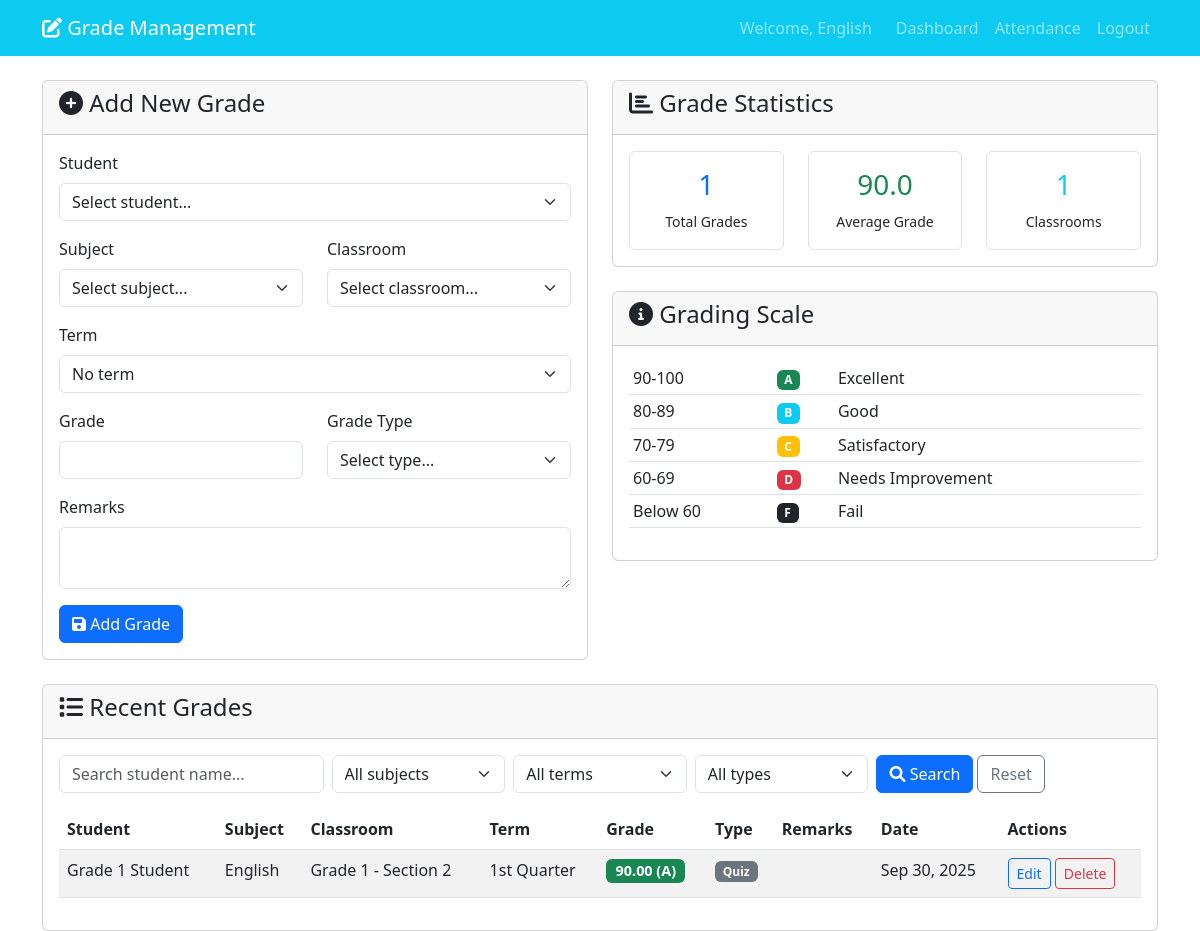
The app's page /grades.php (signed in) with its own data.
### tables this page shows
CREATE TABLE `grades` (
  `id` int(11) NOT NULL,
  `student_id` int(11) DEFAULT NULL,
  `subject_id` int(11) DEFAULT NULL,
  `classroom_id` int(11) DEFAULT NULL,
  `teacher_id` int(11) DEFAULT NULL,
  `grade` decimal(5,2) NOT NULL,
  `grade_type` enum('quiz','assignment','exam','project') NOT NULL,
  `remarks` text DEFAULT NULL,
  `graded_at` timestamp NOT NULL DEFAULT current_timestamp()
);

CREATE TABLE `users` (
  `id` int(11) NOT NULL,
  `username` varchar(50) NOT NULL,
  `password` varchar(255) NOT NULL,
  `email` varchar(100) DEFAULT NULL,
  `role` enum('admin','teacher','student') NOT NULL,
  `first_name` varchar(50) DEFAULT NULL,
  `last_name` varchar(50) DEFAULT NULL,
  `created_at` timestamp NOT NULL DEFAULT current_timestamp()
);

CREATE TABLE `subjects` (
  `id` int(11) NOT NULL,
  `name` varchar(100) NOT NULL,
  `code` varchar(20) NOT NULL,
  `description` text DEFAULT NULL
);

CREATE TABLE `classrooms` (
  `id` int(11) NOT NULL,
  `name` varchar(100) NOT NULL,
  `description` text DEFAULT NULL,
  `teacher_id` int(11) DEFAULT NULL,
  `created_at` timestamp NOT NULL DEFAULT current_timestamp()
);

CREATE TABLE `terms` (
  `id` int(11) NOT NULL AUTO_INCREMENT,
  `name` varchar(50) NOT NULL,
  `start_date` date NOT NULL,
  `end_date` date NOT NULL,
  `is_active` tinyint(1) NOT NULL DEFAULT 0,
  `created_at` timestamp NOT NULL DEFAULT current_timestamp(),
  PRIMARY KEY (`id`),
  UNIQUE KEY `name` (`name`)
);

### includes/functions.php (called while the page is built, shortened)
<?php
function calculateGradePoint($grade) {
    if ($grade >= 90) return 'A';
    return 'F';
}
function getGradeColor($grade) {
    if ($grade >= 90) return 'success';
    return 'danger';
}
function e($value) {
    return htmlspecialchars((string)$value, ENT_QUOTES, 'UTF-8');
}
function getVal($key) {
    return isset($_GET[$key]) ? trim($_GET[$key]) : '';
}
?>

### grades.php (the view, shortened to what this page needs)
<?php
include 'includes/conn.php';
include 'includes/functions.php';
$teacher_id = $_SESSION['user_id'];
$edit_grade = null;
$classrooms = $pdo->prepare("SELECT * FROM classrooms WHERE teacher_id = ?");
$classrooms->execute([$teacher_id]);
$teacher_classrooms = $classrooms->fetchAll();
$f_q       = getVal('q');
$where  = ["g.teacher_id = ?"];
$params = [$teacher_id];
$grades_stmt = $pdo->prepare("
    SELECT g.*, u.first_name, u.last_name, s.name as subject_name, c.name as classroom_name, t.name as term_name
    FROM grades g
    JOIN users u ON g.student_id = u.id
    JOIN subjects s ON g.subject_id = s.id
    JOIN classrooms c ON g.classroom_id = c.id
    LEFT JOIN terms t ON g.term_id = t.id
    WHERE " . implode(' AND ', $where) . "
    ORDER BY g.graded_at DESC
");
$grades_stmt->execute($params);
$grades = $grades_stmt->fetchAll();
$v = $edit_grade ?: ['id' => '', 'student_id' => '', 'subject_id' => '', 'classroom_id' => '', 'term_id' => '', 'grade' => '', 'grade_type' => '', 'remarks' => ''];
$total_grades = count($grades);
$average_grade = 0;
if ($total_grades > 0) {
    $sum = 0;
    foreach ($grades as $grade) {
        $sum += $grade['grade'];
    }
    $average_grade = $sum / $total_grades;
}
?>
<!DOCTYPE html>
<html lang="en">
<head>
    <link href="https://cdn.jsdelivr.net/npm/bootstrap@5.3.0/dist/css/bootstrap.min.css" rel="stylesheet">
    <link href="https://cdnjs.cloudflare.com/ajax/libs/font-awesome/6.0.0/css/all.min.css" rel="stylesheet">
</head>
<body>
    <nav class="navbar navbar-expand-lg navbar-dark bg-info">
        <div class="container">
            <a class="navbar-brand" href="teacher.php">
                <i class="fas fa-edit"></i> Grade Management
            </a>
            <div class="navbar-nav ms-auto">
                <span class="navbar-text me-3">
                    Welcome, <?php echo e($_SESSION['first_name']); ?>
                </span>
                <a class="nav-link" href="teacher.php">Dashboard</a>
                <a class="nav-link" href="attendance.php">Attendance</a>
                <a class="nav-link" href="logout.php">Logout</a>
            </div>
        </div>
    </nav>
    <div class="container mt-4">
        <div class="row">
            <div class="col-md-6">
                <div class="card">
                    <div class="card-header">
                        <h4><i class="fas fa-<?php echo $edit_grade ? 'pen' : 'plus-circle'; ?>"></i> <?php echo $edit_grade ? 'Edit Grade' : 'Add New Grade'; ?></h4>
                    </div>
                    <div class="card-body">
                        <form method="POST">
                            <div class="mb-3">
                                <label class="form-label">Student</label>
                                <select class="form-select" name="student_id" required>
                                    <option value="">Select student...</option>
                                </select>
                            </div>
                            <div class="row">
                                <div class="col-md-6">
                                    <div class="mb-3">
                                        <label class="form-label">Subject</label>
                                        <select class="form-select" name="subject_id" required>
                                            <option value="">Select subject...</option>
                                        </select>
                                    </div>
                                </div>
                                <div class="col-md-6">
                                    <div class="mb-3">
                                        <label class="form-label">Classroom</label>
                                        <select class="form-select" name="classroom_id" required>
                                            <option value="">Select classroom...</option>
                                        </select>
                                    </div>
                                </div>
                            </div>
                            <div class="mb-3">
                                <label class="form-label">Term</label>
                                <select class="form-select" name="term_id">
                                    <option value="">No term</option>
                                </select>
                            </div>
                            <div class="row">
                                <div class="col-md-6">
                                    <div class="mb-3">
                                        <label class="form-label">Grade</label>
                                        <input type="number" class="form-control" name="grade" min="0" max="100" step="0.01" value="<?php echo e($v['grade']); ?>" required>
                                    </div>
                                </div>
                                <div class="col-md-6">
                                    <div class="mb-3">
                                        <label class="form-label">Grade Type</label>
                                        <select class="form-select" name="grade_type" required>
                                            <option value="">Select type...</option>
                                        </select>
                                    </div>
                                </div>
                            </div>
                            <div class="mb-3">
                                <label class="form-label">Remarks</label>
                                <textarea class="form-control" name="remarks" rows="2" maxlength="500"><?php echo e($v['remarks']); ?></textarea>
                            </div>
                            <?php if ($edit_grade): ?>
                            <button type="submit" name="update_grade" class="btn btn-primary"><i class="fas fa-save"></i> Update Grade</button>
                            <a href="grades.php" class="btn btn-secondary">Cancel</a>
                            <?php else: ?>
                            <button type="submit" name="add_grade" class="btn btn-primary"><i class="fas fa-save"></i> Add Grade</button>
                            <?php endif; ?>
                        </form>
                    </div>
                </div>
            </div>
            <div class="col-md-6">
                <div class="card">
                    <div class="card-header">
                        <h4><i class="fas fa-chart-bar"></i> Grade Statistics</h4>
                    </div>
                    <div class="card-body">
                        <div class="row text-center">
                            <div class="col-4">
                                <div class="border rounded p-3">
                                    <h3 class="text-primary"><?php echo e($total_grades); ?></h3>
                                    <small>Total Grades</small>
                                </div>
                            </div>
                            <div class="col-4">
                                <div class="border rounded p-3">
                                    <h3 class="text-success"><?php echo e(number_format($average_grade, 1)); ?></h3>
                                    <small>Average Grade</small>
                                </div>
                            </div>
                            <div class="col-4">
                                <div class="border rounded p-3">
                                    <h3 class="text-info"><?php echo e(count($teacher_classrooms)); ?></h3>
                                    <small>Classrooms</small>
                                </div>
                            </div>
                        </div>
                    </div>
                </div>
                <div class="card mt-4">
                    <div class="card-header">
                        <h4><i class="fas fa-info-circle"></i> Grading Scale</h4>
                    </div>
                    <div class="card-body">
                        <table class="table table-sm">
                            <tr><td>90-100</td><td><span class="badge bg-success">A</span></td><td>Excellent</td></tr>
                            <tr><td>80-89</td><td><span class="badge bg-info">B</span></td><td>Good</td></tr>
                            <tr><td>70-79</td><td><span class="badge bg-warning">C</span></td><td>Satisfactory</td></tr>
                            <tr><td>60-69</td><td><span class="badge bg-danger">D</span></td><td>Needs Improvement</td></tr>
                            <tr><td>Below 60</td><td><span class="badge bg-dark">F</span></td><td>Fail</td></tr>
                        </table>
                    </div>
                </div>
            </div>
        </div>
        <div class="row mt-4">
            <div class="col-12">
                <div class="card">
                    <div class="card-header">
                        <h4><i class="fas fa-list"></i> Recent Grades</h4>
                    </div>
                    <div class="card-body">
                        <form method="GET" class="row g-2 mb-3">
                            <div class="col-md-3">
                                <input type="text" class="form-control" name="q" placeholder="Search student name..." value="<?php echo e($f_q); ?>">
                            </div>
                            <div class="col-md-2">
                                <select class="form-select" name="f_subject">
                                    <option value="">All subjects</option>
                                </select>
                            </div>
                            <div class="col-md-2">
                                <select class="form-select" name="f_term">
                                    <option value="">All terms</option>
                                </select>
                            </div>
                            <div class="col-md-2">
                                <select class="form-select" name="f_type">
                                    <option value="">All types</option>
                                </select>
                            </div>
                            <div class="col-md-3">
                                <button class="btn btn-primary" type="submit"><i class="fas fa-search"></i> Search</button>
                                <a href="grades.php" class="btn btn-outline-secondary">Reset</a>
                            </div>
                        </form>
                        <div class="table-responsive">
                            <table class="table table-striped">
                                <thead>
                                    <tr>
                                        <th>Student</th>
                                        <th>Subject</th>
                                        <th>Classroom</th>
                                        <th>Term</th>
                                        <th>Grade</th>
                                        <th>Type</th>
                                        <th>Remarks</th>
                                        <th>Date</th>
                                        <th>Actions</th>
                                    </tr>
                                </thead>
                                <tbody>
                                    <?php foreach($grades as $grade):
                                        $grade_point = calculateGradePoint($grade['grade']);
                                        $grade_color = getGradeColor($grade['grade']);
                                    ?>
                                    <tr>
                                        <td><?php echo e($grade['first_name'] . ' ' . $grade['last_name']); ?></td>
                                        <td><?php echo e($grade['subject_name']); ?></td>
                                        <td><?php echo e($grade['classroom_name']); ?></td>
                                        <td><?php echo e($grade['term_name'] ?? '—'); ?></td>
                                        <td>
                                            <span class="badge grade-badge bg-<?php echo e($grade_color); ?>">
                                                <?php echo e($grade['grade']); ?> (<?php echo e($grade_point); ?>)
                                            </span>
                                        </td>
                                        <td>
                                            <span class="badge bg-secondary"><?php echo e(ucfirst($grade['grade_type'])); ?></span>
                                        </td>
                                        <td><?php echo e($grade['remarks']); ?></td>
                                        <td><?php echo e(date('M j, Y', strtotime($grade['graded_at']))); ?></td>
                                        <td>
                                            <a href="?edit=<?php echo e($grade['id']); ?>" class="btn btn-sm btn-outline-primary">Edit</a>
                                            <a href="?action=delete_grade&id=<?php echo e($grade['id']); ?>"
                                               class="btn btn-sm btn-outline-danger"
                                               onclick="return confirm('Are you sure you want to delete this grade?')">
                                                Delete
                                            </a>
                                        </td>
                                    </tr>
                                    <?php endforeach; ?>
                                </tbody>
                            </table>
                        </div>
                    </div>
                </div>
            </div>
        </div>
    </div>
</body>
</html>

### grades.php (style rules this page uses)
.grade-badge { font-size: 0.9em; font-weight: bold; }

### records on screen
grades: student.last_name "Grade 1 Student", subject.name "English", classroom.name "Grade 1 - Section 2", term.name "1st Quarter", grade "90.00", grade "A", grade_type "Quiz", graded_at "Sep 30, 2025"

### other values on screen
$_SESSION['first_name'] "English"
$total_grades "1"
$average_grade "90.0"
count($teacher_classrooms) "1"
